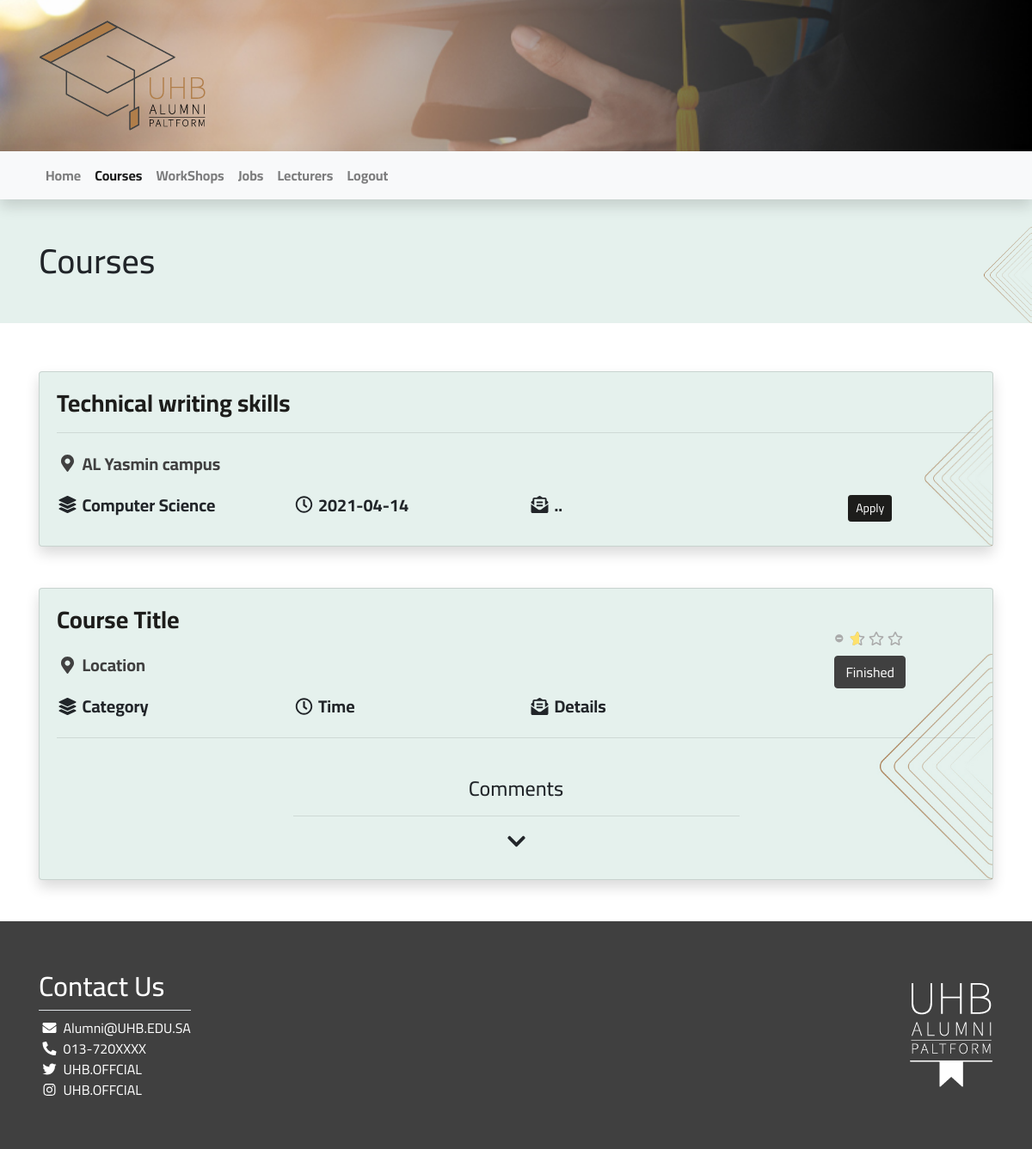
Page /Code/views/courses/show.php (signed in) on the committed database.
### tables this page shows
CREATE TABLE `courses` (
  `id` int(11) NOT NULL,
  `crs_name` varchar(255) NOT NULL,
  `location` varchar(255) NOT NULL,
  `details` text NOT NULL,
  `start_date` datetime NOT NULL,
  `end_date` datetime NOT NULL,
  `deadline` date NOT NULL,
  `lecturer_id` int(11) NOT NULL,
  `category_id` int(11) NOT NULL
);

CREATE TABLE `categories` (
  `id` int(11) NOT NULL,
  `catg_name` varchar(255) NOT NULL
);

### Code/views/courses/show.php (the view, shortened to what this page needs)
<?php
require_once "../../init/init.php";
$stmt = $con->prepare("SELECT
								courses.*, categories.catg_name AS category, lecturers.lec_name AS lecturer
       						FROM
       						     courses
       						INNER JOIN categories
       						ON categories.id = courses.category_id
       						INNER JOIN lecturers
       						ON lecturers.id = courses.lecturer_id");
$stmt->execute();
$courses = $stmt->fetchAll();
?>
	<div class="" style="background-image:url('<?= asset("Images/bg/empty.jpg") ?>') ;
			background-repeat: no-repeat;
			background-size: contain;
			background-position: right;
			background-color: #e5f1ed;">
		<div class="container h1 py-5">Courses</div>
	</div>
	<div class="container  py-5">
		<?php foreach ($courses as $course): ?>
			<div class="card shadow" style="background-image:url('<?= asset("Images/bg/empty.jpg") ?>') ;
					background-repeat: no-repeat;
					background-size: contain;
					background-position: right;
					background-color: #e5f1ed;">
				<div class="card-body font-weight-bold">
					<h4 class="card-title font-weight-bold h3 text-dark text-left"><?= $course['crs_name'] ?></h4>
					<hr/>
					<p class="card-text text-decoration-none text-secondary  h5  font-weight-bold my-4">
						<i class="icon fas fa-map-marker-alt "></i> <?= $course['location'] ?>
					</p>
					<div class="row card-text">
						<div class="col h5  font-weight-bold no-text-wrap">
							<i class="icon fas fa-layer-group "></i> <?= $course['category'] ?>
						</div>
						<div class="col h5  font-weight-bold no-text-wrap">
							<i class="icon far fa-clock "></i> <?= $course['deadline'] ?>
						</div>
						<div class="col h5  font-weight-bold no-text-wrap">
							<i class="icon fas fa-envelope-open-text "></i> <?= $course['details'] ?>
						</div>
						<?php if ($course['deadline'] > date("Y-m-d") ): ?>
						<div class="col h5  font-weight-bold no-text-wrap  text-center">
							<a href="#" class="btn btn-sm btn-dark" type="submit">Apply</a>
						</div>
						<?php endif; ?>
					</div>
				</div>
			</div>
			<br/>
			<br/>
		<?php endforeach; ?>
		<div class="card shadow" style="background-image:url('<?= asset("Images/bg/empty.jpg") ?>') ;
				background-repeat: no-repeat;
				background-size: contain;
				background-position: right;
				background-color: #e5f1ed;">
			<div class="card-body font-weight-bold">
				<div class="row card-text">
					<div class="col-md-9 ">
						<h4 class="card-title font-weight-bold h3 text-dark text-left">Course Title</h4>
						<p class="card-text text-decoration-none text-secondary  h5  font-weight-bold my-4">
							<i class="icon fas fa-map-marker-alt "></i> Location
						</p>
						<div class="row card-text">
							<div class="col h5  font-weight-bold no-text-wrap">
								<i class="icon fas fa-layer-group "></i> Category
							</div>
							<div class="col h5  font-weight-bold no-text-wrap">
								<i class="icon far fa-clock "></i> Time
							</div>
							<div class="col h5  font-weight-bold no-text-wrap">
								<i class="icon fas fa-envelope-open-text "></i> Details
							</div>
						</div>
					</div>
					<div class="col-md-3 text-center pt-4">
						<button class="btn  btn-secondary mt-2" type="submit">Finished</button>
					</div>
				</div>
				<hr/>
				<div class="col-12 ">
					<h4 class="text-center">
						<br/>
						Comments
						<hr class="w-50"/>
					</h4>
					<div class="SeeMore">
					</div>
				</div>
			</div>
		</div>
	</div>
<?php require_once "../includes/footer.php"; ?>

### Code/assets/css/style.css (style rules this page uses)
body { background-repeat: no-repeat; background-size: cover; font-family: 'Cairo'; background-attachment: fixed; background-position: center; }
.icon { width: 25px !important; }
.no-text-wrap { overflow: hidden; white-space: nowrap; }

### rows in the picture
courses: crs_name "Technical writing skills", location "AL Yasmin campus", category.catg_name "Computer Science", deadline "2021-04-14", details "..", shows "Apply"
